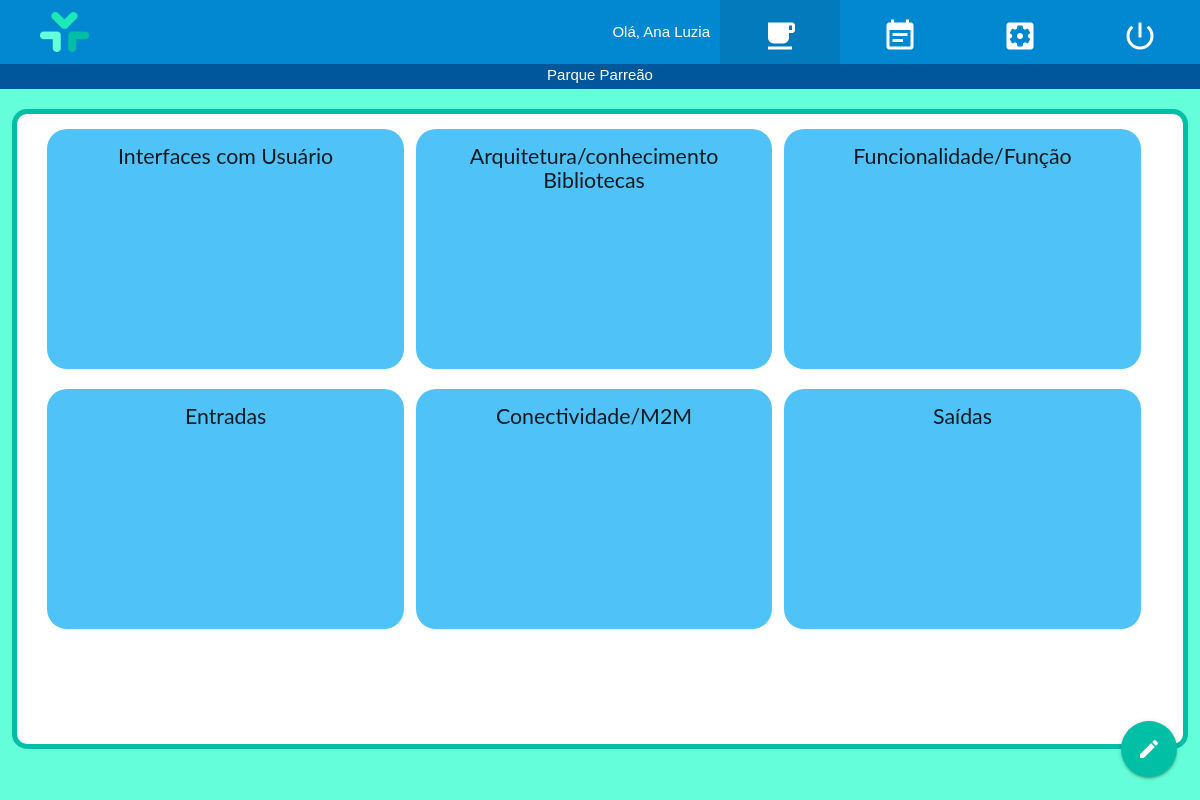
Page /visao_requisito/21 (signed in) on the earlier database version.
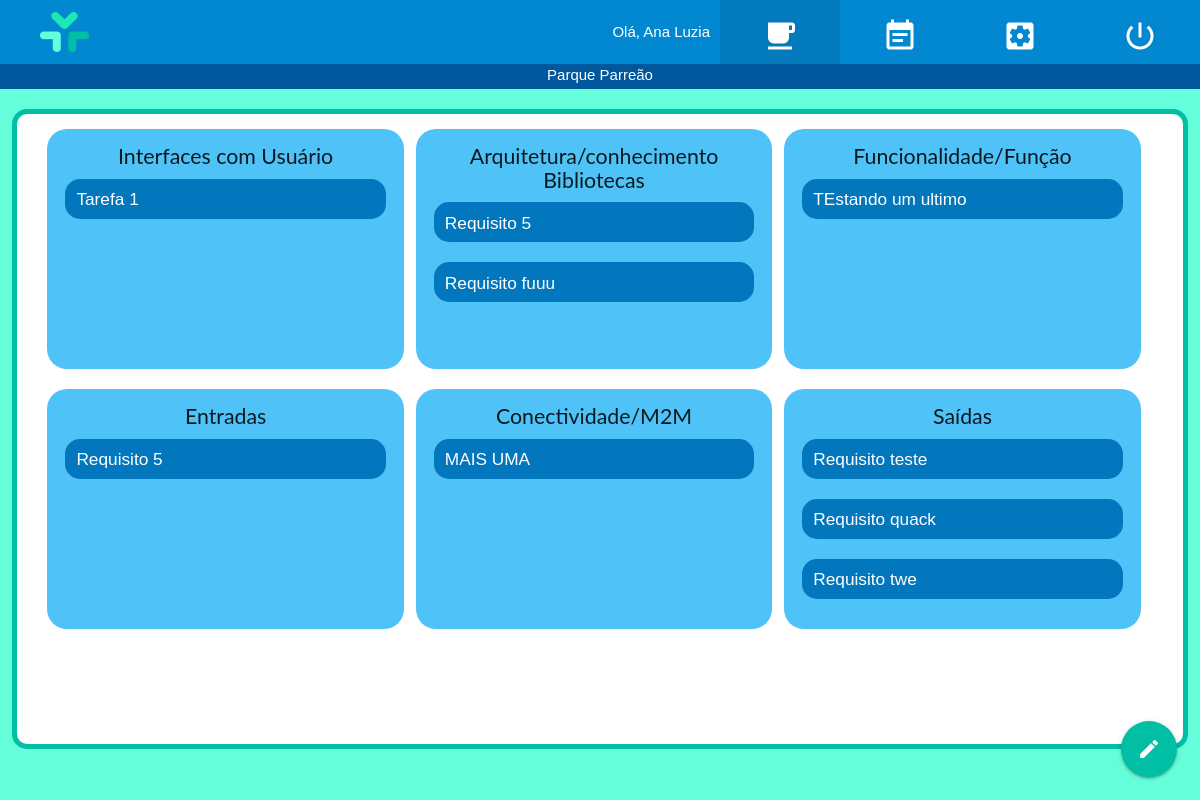
Same page on the later database version.
### usuarios/models.py (models this page shows)
class Requisito(models.Model):
    titulo = models.CharField(max_length=100, null=False)
    categoria = models.ForeignKey(Categoria, on_delete=models.CASCADE)
    projeto = models.ForeignKey(Projeto, on_delete=models.CASCADE)

### usuarios/views.py (the view)
# urls.py: url(r'^visao_requisito/(?P<pk>[0-9]+)', visao_requisitos, name='visao_requisito'),
@login_required
def visao_requisitos(request, pk, template_name="visao_requisitos.html"):
    try:
        projeto = Projeto.objects.get(pk=pk)
    except:
        messages.error(request, "Projeto não encontrado!")
        return redirect('/projeto_lista/')
    requisitos = Requisito.objects.filter(projeto_id=projeto.pk)
    context = {"projeto": projeto, "requisitos":requisitos, "template":"visao_requisito", "menu":"projetos" }
    return render(request, template_name, context)

### templates/visao_requisitos.html (shortened to what the changed rows need)
{% extends 'baseTemplate.html' %}
{% block conteudo %}
    <div class = "row" style="margin-top:15px;">
        <div class = "col s4" style="width: 30%; margin-left: 3.5%;">
            <div class = "row">
                <div class = "col s12 light-blue {% if request.user.profile.tema == 'C' %} lighten-2 {% endif %}  " style = "min-height: 30%; border-radius: 20px;">
                    {% for requisito in requisitos %}
                        {% if requisito.categoria.id == 1 %}
                    <div class="row">
                        <div class="col s12 light-blue darken-3 white-text" style="width: 90%; margin-left: 5%; border-radius: 15px; height:40px;">
                            <form method="post" action="{% url 'requisito_delete' %}"> {% csrf_token %}
                                <h6> {{ requisito.titulo }} </h6>
                            </form>
                        </div>
                    </div>
                        {% endif %}
                    {% endfor %}
                </div>
            </div>
            <div class = "row">
                <div class = "col s12 light-blue {% if request.user.profile.tema == 'C' %} lighten-2 {% endif %}  " style = "min-height: 30%; border-radius: 20px;">
                    {% for requisito in requisitos %}
                        {% if requisito.categoria.id == 2 %}
                    <div class="row">
                        <div class="col s12 light-blue darken-3 white-text" style="width: 90%; margin-left: 5%; border-radius: 15px;	height:40px;">
                            <form method="post" action="{% url 'requisito_delete' %}"> {% csrf_token %}
                                <h6> {{ requisito.titulo }} </h6>
                            </form>
                        </div>
                    </div>
                        {% endif %}
                    {% endfor %}
                </div>
            </div>
        </div>
        <div class = "col s4" style="width: 30%; margin-left: 1%;">
            <div class = "row">
                <div class = "col s12 light-blue {% if request.user.profile.tema == 'C' %} lighten-2 {% endif %}  " style = "min-height: 30%; border-radius: 20px;">
                    {% for requisito in requisitos %}
                        {% if requisito.categoria.id == 3 %}
                    <div class="row">
                        <div class="col s12 light-blue darken-3 white-text" style="width: 90%; margin-left: 5%; border-radius: 15px;	height:40px;">
                            <form method="post" action="{% url 'requisito_delete' %}"> {% csrf_token %}
                                <h6> {{ requisito.titulo }} </h6>
                            </form>
                        </div>
                    </div>
                        {% endif %}
                    {% endfor %}
                </div>
            </div>
            <div class = "row">
                <div class = "col s12 light-blue {% if request.user.profile.tema == 'C' %} lighten-2 {% endif %}  " style = "min-height: 30%; border-radius: 20px;">
                    {% for requisito in requisitos %}
                        {% if requisito.categoria.id == 4 %}
                    <div class="row">
                        <div class="col s12 light-blue darken-3 white-text" style="width: 90%; margin-left: 5%; border-radius: 15px;	height:40px;">
                            <form method="post" action="{% url 'requisito_delete' %}"> {% csrf_token %}
                                <h6> {{ requisito.titulo }} </h6>
                            </form>
                        </div>
                    </div>
                        {% endif %}
                    {% endfor %}
                </div>
            </div>
        </div>
        <div class = "col s4" style="width: 30%; margin-left: 1%;">
            <div class = "row">
                <div class = "col s12 light-blue {% if request.user.profile.tema == 'C' %} lighten-2 {% endif %}  " style = "min-height: 30%; border-radius: 20px;">
                    {% for requisito in requisitos %}
                        {% if requisito.categoria.id == 5 %}
                    <div class="row">
                        <div class="col s12 light-blue darken-3 white-text" style="width: 90%; margin-left: 5%; border-radius: 15px;	height:40px;">
                            <form method="post" action="{% url 'requisito_delete' %}"> {% csrf_token %}
                                <h6> {{ requisito.titulo }} </h6>
                            </form>
                        </div>
                    </div>
                        {% endif %}
                    {% endfor %}
                </div>
            </div>
            <div class = "row">
                <div class = "col s12 light-blue {% if request.user.profile.tema == 'C' %} lighten-2 {% endif %}  " style = "min-height: 30%; border-radius: 20px;">
                    {% for requisito in requisitos %}
                        {% if requisito.categoria.id == 6 %}
                    <div class="row">
                        <div class="col s12 light-blue darken-3 white-text" style="width: 90%; margin-left: 5%; border-radius: 15px;	height:40px;">
                            <form method="post" action="{% url 'requisito_delete' %}"> {% csrf_token %}
                                <h6> {{ requisito.titulo }} </h6>
                            </form>
                        </div>
                    </div>
                        {% endif %}
                    {% endfor %}
                </div>
            </div>
        </div>
    </div>
{% endblock conteudo %}

Differences in the rows shown:
added Requisito: titulo "Tarefa 1", shown under "Interfaces com Usuário"
added Requisito: titulo "Requisito 5", shown under "Entradas"
added Requisito: titulo "Requisito 5", shown under "Arquitetura/conhecimento Bibliotecas"
added Requisito: titulo "Requisito fuuu", shown under "Arquitetura/conhecimento Bibliotecas"
added Requisito: titulo "MAIS UMA", shown under "Conectividade/M2M"
added Requisito: titulo "TEstando um ultimo", shown under "Funcionalidade/Função"
added Requisito: titulo "Requisito teste", shown under "Saídas"
added Requisito: titulo "Requisito quack", shown under "Saídas"
added Requisito: titulo "Requisito twe", shown under "Saídas"
